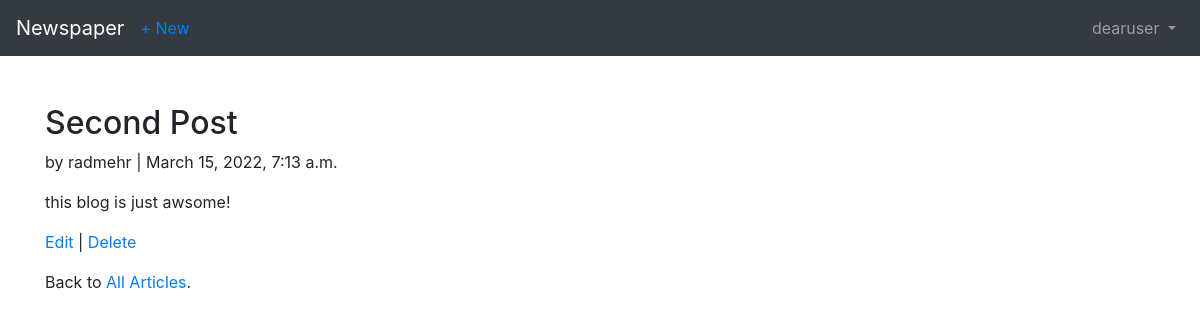
The page /articles/2/ (signed in) on the database its author committed.
### accounts/models.py (models this page shows)
class CustomUser(AbstractUser):
    age = models.PositiveIntegerField(null=True, blank=True)

### articles/models.py (models this page shows, shortened)
class Article(models.Model):
    title = models.CharField(max_length=255)
    body = models.TextField()
    date = models.DateTimeField(auto_now_add=True)
    author = models.ForeignKey(
        get_user_model(),
        on_delete=models.CASCADE
    )

### articles/views.py (the view)
# urls.py: path('<int:pk>/', views.ArticleDetailView.as_view(), name='single-article'),
class ArticleDetailView(LoginRequiredMixin, DetailView):
    template_name = 'articles/single_article.html'
    model = Article
    context_object_name = 'article'

### articles/templates/articles/single_article.html
{% extends 'base.html' %}
{% block content %}
    <div class="article-entry mt-5">
        <h2>{{ article.title }}</h2>
        <p>by {{ article.author }} | {{ article.date }}</p>
        <p>{{ article.body }}</p>
    </div>
    <p><a href="{% url 'edit-article' article.pk %}">Edit</a> |
    <a href="{% url 'delete-article' article.pk %}">Delete</a></p>
    <p>Back to <a href="{% url 'list-article' %}">All Articles</a>.</p>
{% endblock content %}

### templates/base.html (shortened to what this page needs)
<!DOCTYPE html>
<html lang="en">
<head>
    <link rel="stylesheet" href="https://cdn.jsdelivr.net/npm/bootstrap@4.5.3/dist/css/bootstrap.min.css">
</head>
<body>
    <nav class="navbar navbar-expand-lg navbar-dark bg-dark">
        <a class="navbar-brand" href="{% url 'home' %}">Newspaper</a>
        {% if user.is_authenticated %}
            <ul class="navbar-nav mr-auto">
                <li class="nav-item">
                    <a href="{% url 'add-article' %}">+ New</a>
                </li>
            </ul>
        {% endif %}
        <div class="collapse navbar-collapse" id="navbarSupportedContent">
            {% if user.is_authenticated %}
                <ul class="navbar-nav ml-auto">
                    <li class="nav-item">
                        <a class="nav-link dropdown-toggle" href="#"
                        id="navbarDropdown" role="button" data-toggle="dropdown"
                        aria-haspopup="true" aria-expanded="false">
                            {{ user.username }}
                        </a>
                    </li>
                </ul>
            {% endif %}
        </div>
    </nav>
    <main>
        <div class="container">
            {% block content %}
            {% endblock content %}
        </div>
    </main>
</body>
</html>

### rows shown on the page
CustomUser: username "dearuser"
Article: title "Second Post", author "radmehr", date "March 15, 2022, 7:13 a.m.", body "this blog is just awsome!"
